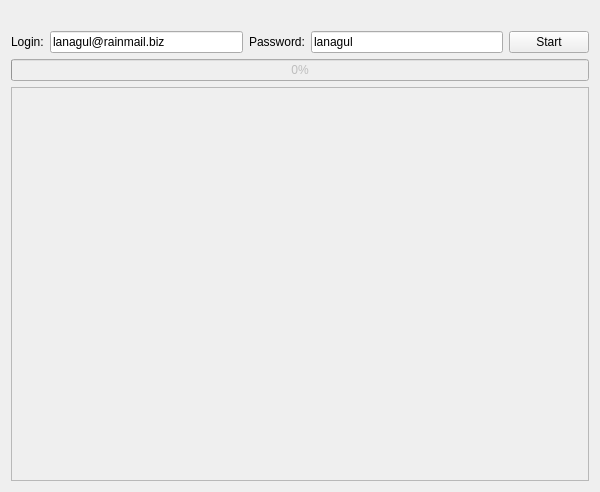
<?xml version="1.0" encoding="UTF-8"?>
<ui version="4.0">
 <class>MainWindow</class>
 <widget class="QMainWindow" name="MainWindow">
  <property name="geometry">
   <rect>
    <x>0</x>
    <y>0</y>
    <width>600</width>
    <height>492</height>
   </rect>
  </property>
  <property name="contextMenuPolicy">
   <enum>Qt::NoContextMenu</enum>
  </property>
  <property name="windowTitle">
   <string>Site parser</string>
  </property>
  <widget class="QWidget" name="centralWidget">
   <layout class="QGridLayout" name="gridLayout">
    <item row="1" column="3">
     <widget class="QLineEdit" name="lineEdit_2">
      <property name="text">
       <string>lanagul</string>
      </property>
     </widget>
    </item>
    <item row="1" column="1">
     <widget class="QLineEdit" name="lineEdit">
      <property name="text">
       <string>lanagul@rainmail.biz</string>
      </property>
     </widget>
    </item>
    <item row="1" column="0">
     <widget class="QLabel" name="label">
      <property name="text">
       <string>Login:</string>
      </property>
     </widget>
    </item>
    <item row="1" column="4">
     <widget class="QPushButton" name="pushButton">
      <property name="text">
       <string>Start</string>
      </property>
     </widget>
    </item>
    <item row="4" column="0" colspan="5">
     <widget class="QListWidget" name="listWidget">
      <property name="enabled">
       <bool>false</bool>
      </property>
     </widget>
    </item>
    <item row="1" column="2">
     <widget class="QLabel" name="label_2">
      <property name="text">
       <string>Password:</string>
      </property>
     </widget>
    </item>
    <item row="2" column="0" colspan="5">
     <widget class="QProgressBar" name="progressBar">
      <property name="enabled">
       <bool>false</bool>
      </property>
      <property name="value">
       <number>0</number>
      </property>
     </widget>
    </item>
    <item row="0" column="0" colspan="5">
     <widget class="QLabel" name="label_3">
      <property name="enabled">
       <bool>true</bool>
      </property>
      <property name="text">
       <string/>
      </property>
      <property name="pixmap">
       <pixmap resource="res.qrc">:/img/1.png</pixmap>
      </property>
      <property name="alignment">
       <set>Qt::AlignCenter</set>
      </property>
     </widget>
    </item>
   </layout>
  </widget>
  <widget class="QMenuBar" name="menuBar">
   <property name="geometry">
    <rect>
     <x>0</x>
     <y>0</y>
     <width>600</width>
     <height>20</height>
    </rect>
   </property>
  </widget>
 </widget>
 <layoutdefault spacing="6" margin="11"/>
 <resources>
  <include location="res.qrc"/>
 </resources>
 <connections/>
</ui>
